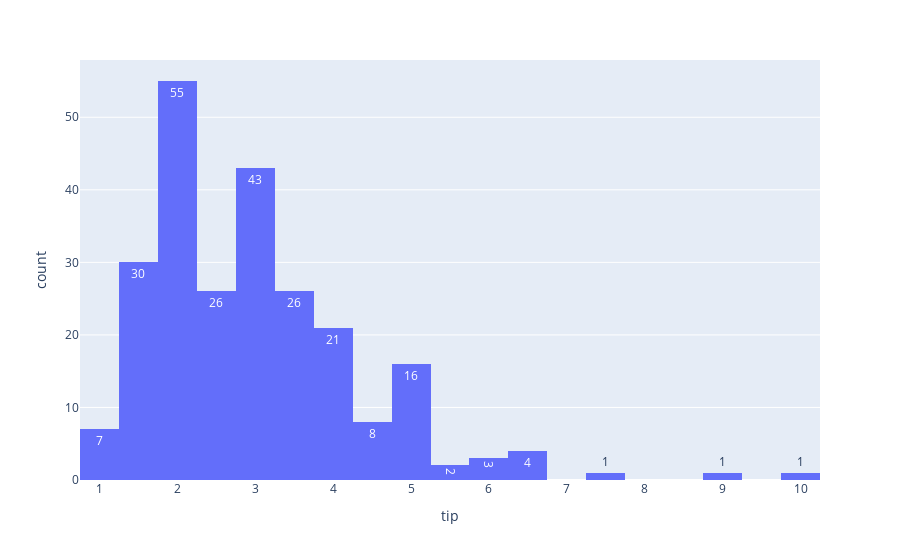

The notebook cell this image was saved under:
### Markdown cell above
## 4.Histogarm

### Code cell
px.histogram(data,x="tip",text_auto=True)

### Figure 1 — Plotly figure (JSON) as saved in the notebook; plotly's stock layout.template omitted (floating-point values rounded to 4 significant figures; data arrays with more than 128 entries replaced by an {"elided": "..."} marker saying what was removed)
{"data": [{"bingroup": "x", "hovertemplate": "tip=%{x}<br>count=%{y}<extra></extra>", "legendgroup": "", "marker": {"color": "#636efa", "pattern": {"shape": ""}}, "name": "", "orientation": "v", "showlegend": false, "texttemplate": "%{value}", "type": "histogram", "x": {"elided": "244 float values"}, "xaxis": "x", "yaxis": "y"}], "layout": {"autosize": true, "barmode": "relative", "legend": {"tracegroupgap": 0}, "margin": {"t": 60}, "xaxis": {"anchor": "y", "autorange": true, "domain": [0, 1], "range": [0.75, 10.25], "title": {"text": "tip"}, "type": "linear"}, "yaxis": {"anchor": "x", "autorange": true, "domain": [0, 1], "range": [0, 57.89], "title": {"text": "count"}}}}
